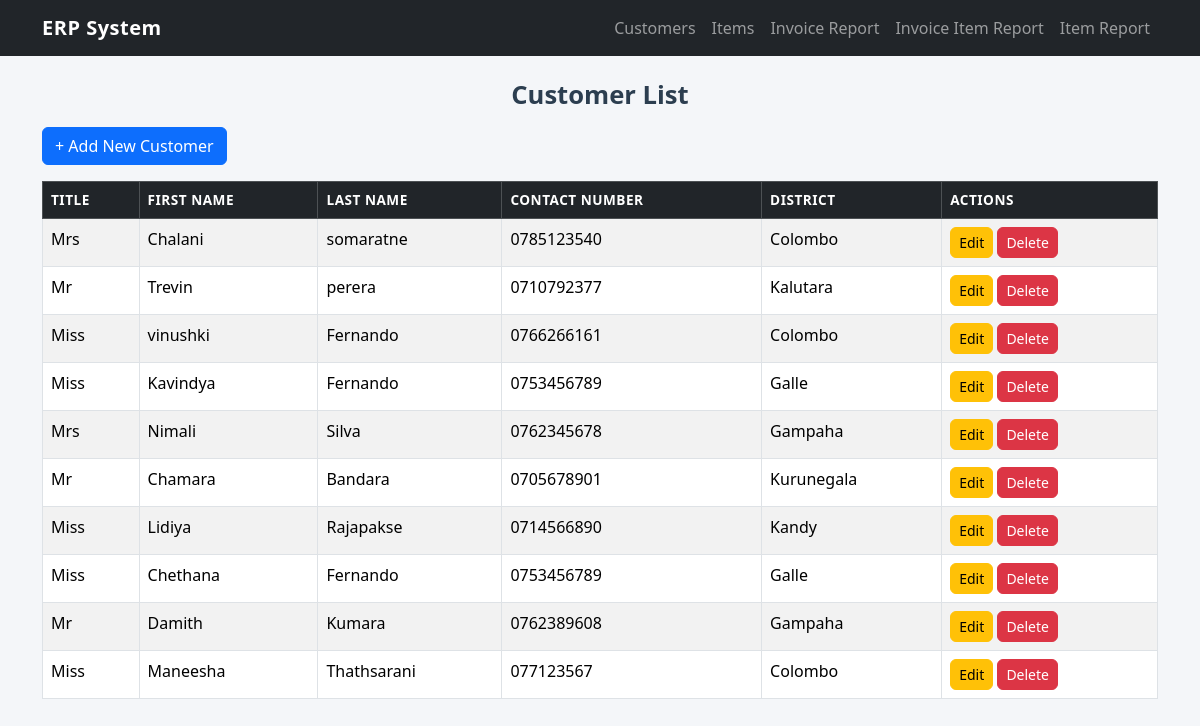
Page /customers/index.php on the committed database.
### tables this page shows
CREATE TABLE `customers` (
  `id` int(11) NOT NULL,
  `title` enum('Mr','Mrs','Miss','Dr') NOT NULL,
  `first_name` varchar(100) NOT NULL,
  `last_name` varchar(100) NOT NULL,
  `contact_number` varchar(15) NOT NULL,
  `district_id` int(11) NOT NULL,
  `created_at` timestamp NOT NULL DEFAULT current_timestamp(),
  `updated_at` timestamp NOT NULL DEFAULT current_timestamp() ON UPDATE current_timestamp()
);

CREATE TABLE `districts` (
  `id` int(11) NOT NULL,
  `name` varchar(100) NOT NULL
);

### customers/index.php (the view, shortened to what this page needs)
<?php
$db = getDB();
$customers = $db->query("
    SELECT customers.id, customers.title, customers.first_name, customers.last_name,
           customers.contact_number, districts.name AS district_name
    FROM customers
    JOIN districts ON districts.id = customers.district_id
    ORDER BY customers.id DESC
")->fetchAll();
require_once '../includes/header.php';
?>
<h1 class="text-center">Customer List</h1>
<a href="add_customer.php" class="btn btn-primary mb-3">+ Add New Customer</a>
<table class="table table-striped table-bordered">
    <thead class="table-dark">
        <tr>
            <th>Title</th>
            <th>First Name</th>
            <th>Last Name</th>
            <th>Contact Number</th>
            <th>District</th>
            <th>Actions</th>
        </tr>
    </thead>
    <tbody>
        <?php foreach ($customers as $c): ?>
        <tr>
            <td><?= $c['title'] ?></td>
            <td><?= $c['first_name'] ?></td>
            <td><?= $c['last_name'] ?></td>
            <td><?= $c['contact_number'] ?></td>
            <td><?= $c['district_name'] ?></td>
            <td>
                <a href="edit_customer.php?id=<?= $c['id'] ?>" class="btn btn-sm btn-warning">Edit</a>
                <a href="delete_customer.php?id=<?= $c['id'] ?>" class="btn btn-sm btn-danger" onclick="return confirm('Delete this customer?');">Delete</a>
            </td>
        </tr>
        <?php endforeach; ?>
    </tbody>
</table>
<?php require_once '../includes/footer.php'; ?>

### includes/header.php (shortened to what this page needs)
<!DOCTYPE html>
<html lang="en">
<head>
    <link href="https://cdn.jsdelivr.net/npm/bootstrap@5.3.3/dist/css/bootstrap.min.css" rel="stylesheet">
    <link href="/erp_system/assets/style.css" rel="stylesheet">
</head>
<body>
    <nav class="navbar navbar-expand-lg navbar-dark bg-dark mb-4">
        <div class="container">
            <a class="navbar-brand" href="#">ERP System</a>
            <div class="navbar-nav">
                <a class="nav-link" href="/erp_system/customers/index.php">Customers</a>
                <a class="nav-link" href="/erp_system/items/index.php">Items</a>
                <a class="nav-link" href="/erp_system/reports/invoice.php">Invoice Report</a>
                <a class="nav-link" href="/erp_system/reports/invoice_items.php">Invoice Item Report</a>
                <a class="nav-link" href="/erp_system/reports/item_report.php">Item Report</a>
            </div>
        </div>
    </nav>
    <div class="container">

### includes/footer.php (shortened to what this page needs)
</div>
</body>
</html>

### assets/style.css (style rules this page uses)
body { background-color: #f4f6f9; }
.navbar-brand { font-weight: bold; letter-spacing: 0.5px; }
.table th { font-size: 0.85rem; text-transform: uppercase; letter-spacing: 0.5px; }
.btn { border-radius: 6px; }
h1 { font-size: 1.6rem; font-weight: 600; margin-bottom: 1rem; color: #2c3e50; }

### rows in the picture
customers: title "Mrs", first_name "Chalani", last_name "somaratne", contact_number "0785123540", district.name "Colombo"
customers: title "Mr", first_name "Trevin", last_name "perera", contact_number "0710792377", district.name "Kalutara"
customers: title "Miss", first_name "vinushki", last_name "Fernando", contact_number "0766266161", district.name "Colombo"
customers: title "Miss", first_name "Kavindya", last_name "Fernando", contact_number "0753456789", district.name "Galle"
customers: title "Mrs", first_name "Nimali", last_name "Silva", contact_number "0762345678", district.name "Gampaha"
customers: title "Mr", first_name "Chamara", last_name "Bandara", contact_number "0705678901", district.name "Kurunegala"
customers: title "Miss", first_name "Lidiya", last_name "Rajapakse", contact_number "0714566890", district.name "Kandy"
customers: title "Miss", first_name "Chethana", last_name "Fernando", contact_number "0753456789", district.name "Galle"
customers: title "Mr", first_name "Damith", last_name "Kumara", contact_number "0762389608", district.name "Gampaha"
customers: title "Miss", first_name "Maneesha", last_name "Thathsarani", contact_number "077123567", district.name "Colombo"
